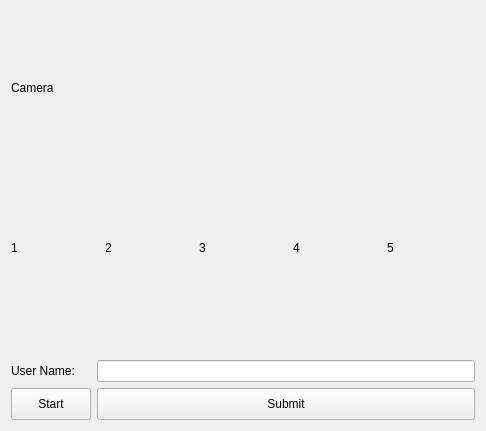
<?xml version="1.0" encoding="UTF-8"?>
<ui version="4.0">
 <class>Form</class>
 <widget class="QWidget" name="Form">
  <property name="enabled">
   <bool>true</bool>
  </property>
  <property name="geometry">
   <rect>
    <x>0</x>
    <y>0</y>
    <width>486</width>
    <height>431</height>
   </rect>
  </property>
  <property name="windowTitle">
   <string>Cam view</string>
  </property>
  <layout class="QHBoxLayout" name="horizontalLayout">
   <item>
    <layout class="QGridLayout" name="gridLayout">
     <property name="sizeConstraint">
      <enum>QLayout::SetDefaultConstraint</enum>
     </property>
     <item row="1" column="1">
      <layout class="QHBoxLayout" name="horizontalLayout_2">
       <item>
        <widget class="QLabel" name="label">
         <property name="maximumSize">
          <size>
           <width>16777215</width>
           <height>200</height>
          </size>
         </property>
         <property name="text">
          <string>1</string>
         </property>
        </widget>
       </item>
       <item>
        <widget class="QLabel" name="label_2">
         <property name="maximumSize">
          <size>
           <width>16777215</width>
           <height>200</height>
          </size>
         </property>
         <property name="text">
          <string>2</string>
         </property>
        </widget>
       </item>
       <item>
        <widget class="QLabel" name="label_3">
         <property name="maximumSize">
          <size>
           <width>16777215</width>
           <height>200</height>
          </size>
         </property>
         <property name="text">
          <string>3</string>
         </property>
        </widget>
       </item>
       <item>
        <widget class="QLabel" name="label_4">
         <property name="maximumSize">
          <size>
           <width>16777215</width>
           <height>200</height>
          </size>
         </property>
         <property name="text">
          <string>4</string>
         </property>
        </widget>
       </item>
       <item>
        <widget class="QLabel" name="label_5">
         <property name="maximumSize">
          <size>
           <width>16777215</width>
           <height>200</height>
          </size>
         </property>
         <property name="text">
          <string>5</string>
         </property>
        </widget>
       </item>
      </layout>
     </item>
     <item row="0" column="1">
      <widget class="QLabel" name="image_label">
       <property name="enabled">
        <bool>true</bool>
       </property>
       <property name="maximumSize">
        <size>
         <width>16777215</width>
         <height>16777215</height>
        </size>
       </property>
       <property name="layoutDirection">
        <enum>Qt::LeftToRight</enum>
       </property>
       <property name="text">
        <string>Camera</string>
       </property>
      </widget>
     </item>
     <item row="2" column="1">
      <widget class="QLabel" name="label_6">
       <property name="maximumSize">
        <size>
         <width>16777215</width>
         <height>24</height>
        </size>
       </property>
       <property name="text">
        <string/>
       </property>
      </widget>
     </item>
     <item row="4" column="1">
      <layout class="QGridLayout" name="gridLayout_2">
       <item row="1" column="1">
        <widget class="QPushButton" name="pushButtonRegister">
         <property name="maximumSize">
          <size>
           <width>16777215</width>
           <height>32</height>
          </size>
         </property>
         <property name="text">
          <string>Submit</string>
         </property>
        </widget>
       </item>
       <item row="1" column="0">
        <widget class="QPushButton" name="control_bt">
         <property name="maximumSize">
          <size>
           <width>16777215</width>
           <height>32</height>
          </size>
         </property>
         <property name="text">
          <string>Start</string>
         </property>
        </widget>
       </item>
       <item row="0" column="1">
        <widget class="QLineEdit" name="lineEdit"/>
       </item>
       <item row="0" column="0">
        <widget class="QLabel" name="label_7">
         <property name="text">
          <string>User Name:</string>
         </property>
        </widget>
       </item>
      </layout>
     </item>
    </layout>
   </item>
  </layout>
 </widget>
 <resources/>
 <connections/>
</ui>
